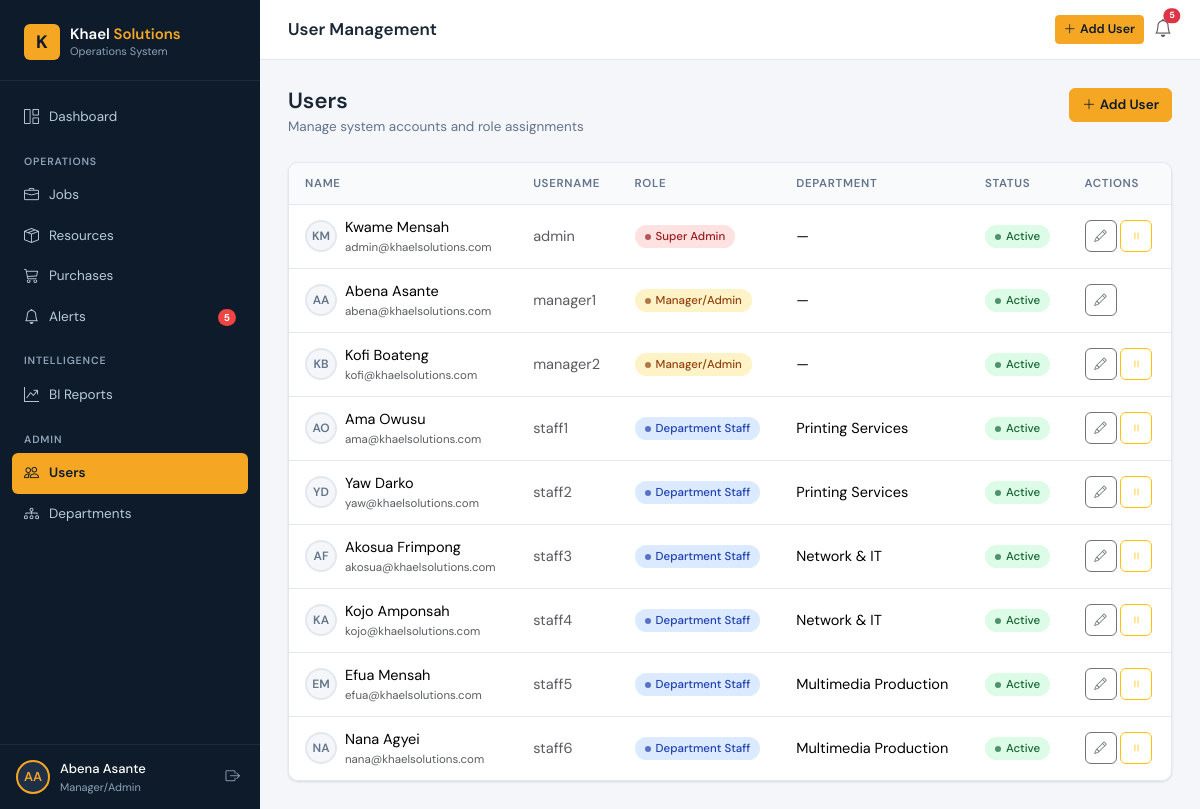
/users/ (signed in), run on the app's committed database.
### core/models.py (models this page shows, shortened)
class User(AbstractUser):
    class Role(models.TextChoices):
        SUPER_ADMIN = 'super_admin', 'Super Admin'
        MANAGER     = 'manager',     'Manager/Admin'
        STAFF       = 'staff',       'Department Staff'
    role = models.CharField(max_length=20, choices=Role.choices, default=Role.STAFF)
    groups = models.ManyToManyField(
        'auth.Group', related_name='core_user_set', blank=True,
    )
    user_permissions = models.ManyToManyField(
        'auth.Permission', related_name='core_user_set', blank=True,
    )
    def get_department(self):
        try:
            return self.department_memberships.department
        except DepartmentMember.DoesNotExist:
            return None
    class Meta:
        verbose_name = 'User'
        verbose_name_plural = 'Users'
        ordering = ['username']

class DepartmentMember(models.Model):
    user = models.OneToOneField(
        User, on_delete=models.CASCADE, related_name='department_memberships',
    )
    department = models.ForeignKey(
        Department, on_delete=models.CASCADE, related_name='members',
    )
    date_joined = models.DateField(auto_now_add=True)
    class Meta:
        ordering = ['department', 'user__username']

class Department(models.Model):
    name        = models.CharField(max_length=100, unique=True)
    description = models.TextField(blank=True)
    hod         = models.ForeignKey(
        User, on_delete=models.SET_NULL, null=True, blank=True,
        related_name='headed_departments', verbose_name='Head of Department',
    )
    created_at = models.DateTimeField(auto_now_add=True)
    updated_at = models.DateTimeField(auto_now=True)
    def __str__(self): return self.name
    class Meta:
        ordering = ['name']

### core/views.py (the view)
# urls.py: path('users/',                      UserListView.as_view(),       name='user_list'),
class UserListView(ManagerRequiredMixin, View):
    template_name = 'users/user_list.html'
    def get(self, request):
        return render(request, self.template_name, {
            'users':       User.objects.all().prefetch_related('department_memberships__department'),
            'departments': Department.objects.all(),
        })

### core/context_processors.py (called while the page is built)
def global_context(request):
    if not request.user.is_authenticated:
        return {}
    from core.models import Alert
    return {
        'alert_count': Alert.objects.filter(resolved=False).count(),
    }

### core/permissions.py (called while the page is built)
    def dispatch(self, request, *args, **kwargs):
        if not request.user.is_authenticated:
            return self.handle_no_permission()
        if request.user.role not in self.allowed_roles:
            raise PermissionDenied
        return super().dispatch(request, *args, **kwargs)

### templates/users/user_list.html (shortened to what this page needs)
{% extends 'base.html' %}
{% block topbar_title %}User Management{% endblock %}
{% block topbar_actions %}
<a href="{% url 'core:user_create' %}" class="btn btn-sm btn-primary"><i class="bi bi-plus-lg me-1"></i>Add User</a>
{% endblock %}
{% block content %}
<div class="page-header">
  <div><h1>Users</h1><p>Manage system accounts and role assignments</p></div>
  <div class="page-actions">
    <a href="{% url 'core:user_create' %}" class="btn btn-primary"><i class="bi bi-plus-lg me-1"></i>Add User</a>
  </div>
</div>
<div class="table-wrapper">
  <table class="table table-hover">
    <thead>
      <tr><th>Name</th><th>Username</th><th>Role</th><th>Department</th><th>Status</th><th>Actions</th></tr>
    </thead>
    <tbody>
      {% for u in users %}
      <tr>
        <td>
          <div class="d-flex align-items-center gap-2">
            <div style="width:32px;height:32px;border-radius:50%;background:var(--canvas);border:2px solid var(--border);display:flex;align-items:center;justify-content:center;font-size:12px;font-weight:600;color:var(--text-muted);flex-shrink:0;">
              {{ u.first_name|slice:":1"|upper }}{{ u.last_name|slice:":1"|upper }}
            </div>
            <div>
              <div class="fw-500">{{ u.get_full_name|default:u.username }}</div>
              {% if u.email %}<div class="text-muted" style="font-size:11.5px;">{{ u.email }}</div>{% endif %}
            </div>
          </div>
        </td>
        <td class="text-muted">{{ u.username }}</td>
        <td><span class="badge-status badge-{% if u.role == 'super_admin' %}critical{% elif u.role == 'manager' %}high{% else %}medium{% endif %}">{{ u.get_role_display }}</span></td>
        <td>{{ u.get_department|default:"—" }}</td>
        <td>
          {% if u.is_active %}<span class="badge-status badge-completed">Active</span>
          {% else %}<span class="badge-status badge-cancelled">Inactive</span>{% endif %}
        </td>
        <td>
          <a href="{% url 'core:user_edit' u.pk %}" class="btn btn-sm btn-outline-secondary btn-icon"><i class="bi bi-pencil"></i></a>
          {% if u != request.user %}
          <form method="post" action="{% url 'core:user_toggle_active' u.pk %}" class="d-inline">
            <button type="submit" class="btn btn-sm btn-icon {% if u.is_active %}btn-outline-warning{% else %}btn-outline-success{% endif %}"
                    title="{% if u.is_active %}Deactivate{% else %}Activate{% endif %}">
              <i class="bi bi-{% if u.is_active %}pause{% else %}play{% endif %}"></i>
            </button>
          </form>
          {% endif %}
        </td>
      </tr>
      {% empty %}
      <tr><td colspan="6"><div class="empty-state"><i class="bi bi-people"></i><p>No users found.</p></div></td></tr>
      {% endfor %}
    </tbody>
  </table>
</div>
{% endblock %}

### templates/base.html (shortened to what this page needs)
<!DOCTYPE html>
<html lang="en">
<head>
  <link href="https://cdnjs.cloudflare.com/ajax/libs/bootstrap/5.3.2/css/bootstrap.min.css" rel="stylesheet" />
  <link href="https://cdnjs.cloudflare.com/ajax/libs/bootstrap-icons/1.11.3/font/bootstrap-icons.min.css" rel="stylesheet" />
  {% load static %}
  <link rel="stylesheet" href="{% static 'css/main.css' %}" />
</head>
<body>
<div id="wrapper">
  <nav id="sidebar">
    <div class="sidebar-brand">
      <a href="{% url 'core:dashboard' %}" class="brand-logo">
        <div class="brand-icon">K</div>
        <div>
          <div class="brand-name">Khael <span>Solutions</span></div>
          <div class="brand-sub">Operations System</div>
        </div>
      </a>
    </div>
    <div class="sidebar-nav">
      <ul class="list-unstyled mb-0">
        <li class="nav-item">
          <a href="{% url 'core:dashboard' %}" class="{% if request.resolver_match.url_name == 'dashboard' %}active{% endif %}">
            <i class="bi bi-grid-1x2"></i> Dashboard
          </a>
        </li>
        <div class="nav-section-label">Operations</div>
        <li class="nav-item">
          <a href="{% url 'core:job_list' %}" class="{% if 'job' in request.resolver_match.url_name %}active{% endif %}">
            <i class="bi bi-briefcase"></i> Jobs
          </a>
        </li>
        <li class="nav-item">
          <a href="{% url 'core:resource_list' %}" class="{% if 'resource' in request.resolver_match.url_name %}active{% endif %}">
            <i class="bi bi-box-seam"></i> Resources
          </a>
        </li>
        {% if user.role in 'super_admin,manager' %}
        <li class="nav-item">
          <a href="{% url 'core:purchase_list' %}" class="{% if 'purchase' in request.resolver_match.url_name %}active{% endif %}">
            <i class="bi bi-cart3"></i> Purchases
          </a>
        </li>
        {% endif %}
        <li class="nav-item">
          <a href="{% url 'core:alert_list' %}" class="{% if 'alert' in request.resolver_match.url_name %}active{% endif %}">
            <i class="bi bi-bell"></i> Alerts
            {% if alert_count > 0 %}
              <span class="nav-badge">{{ alert_count }}</span>
            {% endif %}
          </a>
        </li>
        {% if user.role in 'super_admin,manager' %}
        <div class="nav-section-label">Intelligence</div>
        <li class="nav-item">
          <a href="{% url 'core:report_list' %}" class="{% if 'report' in request.resolver_match.url_name %}active{% endif %}">
            <i class="bi bi-graph-up-arrow"></i> BI Reports
          </a>
        </li>
        {% endif %}
        {% if user.role in 'super_admin,manager' %}
        <div class="nav-section-label">Admin</div>
        <li class="nav-item">
          <a href="{% url 'core:user_list' %}" class="{% if 'user' in request.resolver_match.url_name %}active{% endif %}">
            <i class="bi bi-people"></i> Users
          </a>
        </li>
        <li class="nav-item">
          <a href="{% url 'core:department_list' %}" class="{% if 'department' in request.resolver_match.url_name %}active{% endif %}">
            <i class="bi bi-diagram-3"></i> Departments
          </a>
        </li>
        {% endif %}
      </ul>
    </div>
    <div class="sidebar-user">
      <div class="user-avatar">{{ user.first_name|slice:":1"|upper }}{{ user.last_name|slice:":1"|upper }}</div>
      <div class="user-info">
        <div class="user-name">{{ user.get_full_name|default:user.username }}</div>
        <div class="user-role">{{ user.get_role_display }}</div>
      </div>
      <form method="post" action="{% url 'core:logout' %}">
        <button type="submit" class="logout-btn" title="Logout">
          <i class="bi bi-box-arrow-right"></i>
        </button>
      </form>
    </div>
  </nav>
  <div id="main-content">
    <div class="topbar">
      <div class="d-flex align-items-center gap-3">
        <span class="topbar-title">{% block topbar_title %}{% endblock %}</span>
      </div>
      <div class="topbar-actions">
        {% block topbar_actions %}{% endblock %}
        <a href="{% url 'core:alert_list' %}" class="position-relative text-muted" style="font-size:18px; text-decoration:none;">
          <i class="bi bi-bell"></i>
          {% if alert_count > 0 %}
            <span class="position-absolute top-0 start-100 translate-middle badge rounded-pill bg-danger" style="font-size:9px;">{{ alert_count }}</span>
          {% endif %}
        </a>
      </div>
    </div>
    <div class="page-body">
      {% block content %}{% endblock %}
    </div>
  </div>
</div>
{% load static %}
</body>
</html>

### data on the page
User: first_name "A", last_name "A", get_full_name "Abena Asante", role "Manager/Admin", email "abena@khaelsolutions.com", username "manager1", get_department "—", is_active "Active"
User: first_name "K", last_name "M", get_full_name "Kwame Mensah", email "admin@khaelsolutions.com", username "admin", role "Super Admin", get_department "—", is_active "Active"
User: first_name "K", last_name "B", get_full_name "Kofi Boateng", email "kofi@khaelsolutions.com", username "manager2", role "Manager/Admin", get_department "—", is_active "Active"
User: first_name "A", last_name "O", get_full_name "Ama Owusu", email "ama@khaelsolutions.com", username "staff1", role "Department Staff", get_department "Printing Services", is_active "Active"
User: first_name "Y", last_name "D", get_full_name "Yaw Darko", email "yaw@khaelsolutions.com", username "staff2", role "Department Staff", get_department "Printing Services", is_active "Active"
User: first_name "A", last_name "F", get_full_name "Akosua Frimpong", email "akosua@khaelsolutions.com", username "staff3", role "Department Staff", get_department "Network & IT", is_active "Active"
User: first_name "K", last_name "A", get_full_name "Kojo Amponsah", email "kojo@khaelsolutions.com", username "staff4", role "Department Staff", get_department "Network & IT", is_active "Active"
User: first_name "E", last_name "M", get_full_name "Efua Mensah", email "efua@khaelsolutions.com", username "staff5", role "Department Staff", get_department "Multimedia Production", is_active "Active"
User: first_name "N", last_name "A", get_full_name "Nana Agyei", email "nana@khaelsolutions.com", username "staff6", role "Department Staff", get_department "Multimedia Production", is_active "Active"

### other printed values
{{ alert_count }} "5"
